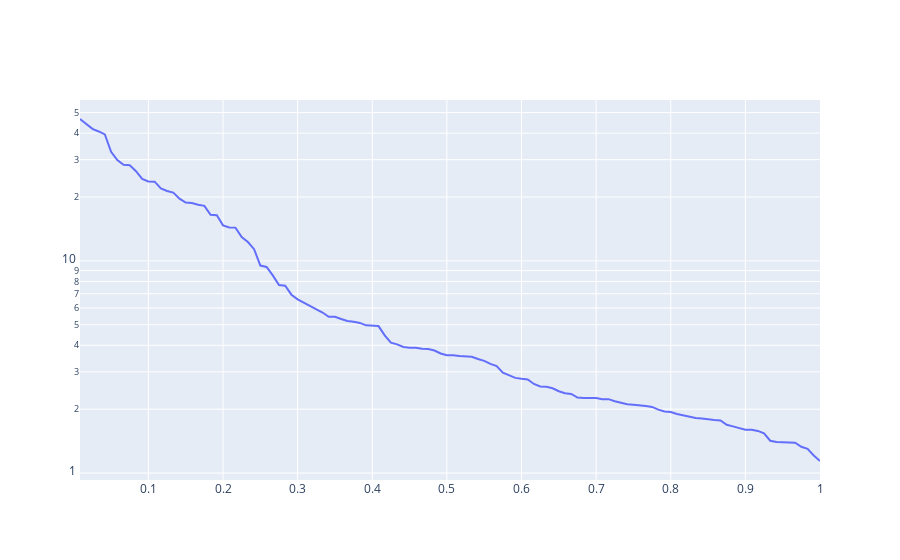

Here is the notebook cell this chart was saved with:
### Code cell
fig = go.Figure()
fig.add_trace(go.Scatter(
    x=exceedence, y=sort, name='Reach',
    # line=dict(color=colors[i], width=2),
    # legendgroup='Reach {}'.format(sims[i])
    ))
fig.update_yaxes(type="log")
